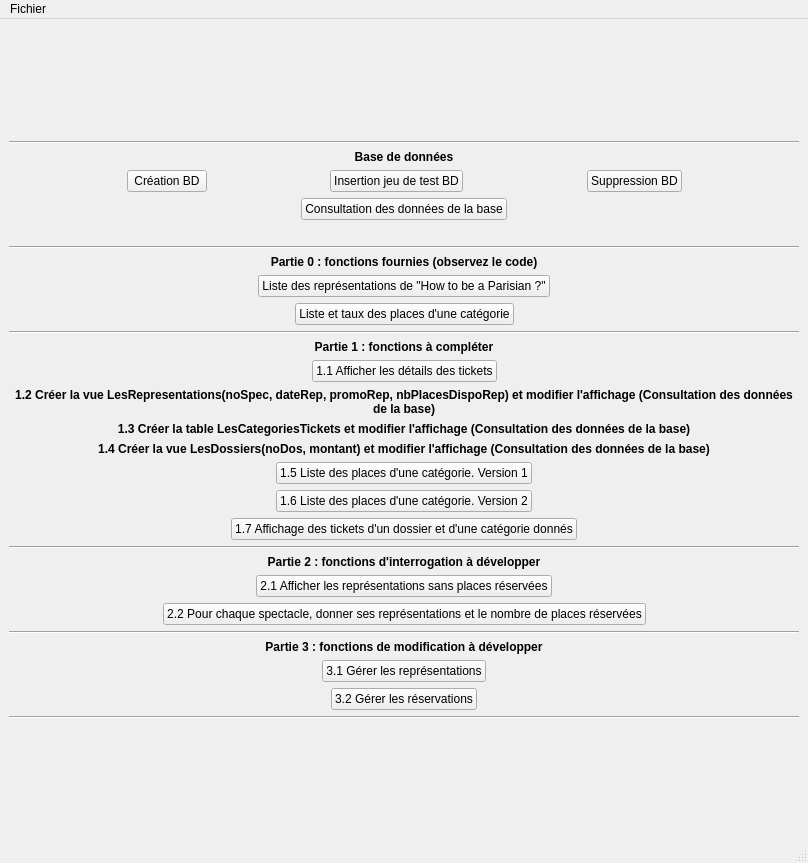
<?xml version="1.0" encoding="UTF-8"?>
<ui version="4.0">
 <class>MainWindow</class>
 <widget class="QMainWindow" name="MainWindow">
  <property name="geometry">
   <rect>
    <x>0</x>
    <y>0</y>
    <width>808</width>
    <height>863</height>
   </rect>
  </property>
  <property name="windowTitle">
   <string>Projet Théatre</string>
  </property>
  <widget class="QWidget" name="centralwidget">
   <layout class="QVBoxLayout" name="verticalLayout">
    <item>
     <spacer name="verticalSpacer_2">
      <property name="orientation">
       <enum>Qt::Vertical</enum>
      </property>
      <property name="sizeHint" stdset="0">
       <size>
        <width>20</width>
        <height>40</height>
       </size>
      </property>
     </spacer>
    </item>
    <item>
     <widget class="Line" name="line">
      <property name="orientation">
       <enum>Qt::Horizontal</enum>
      </property>
     </widget>
    </item>
    <item>
     <widget class="QLabel" name="label">
      <property name="font">
       <font>
        <weight>75</weight>
        <bold>true</bold>
       </font>
      </property>
      <property name="text">
       <string>Base de données</string>
      </property>
      <property name="alignment">
       <set>Qt::AlignCenter</set>
      </property>
     </widget>
    </item>
    <item>
     <layout class="QHBoxLayout" name="horizontalLayout">
      <item>
       <spacer name="horizontalSpacer">
        <property name="orientation">
         <enum>Qt::Horizontal</enum>
        </property>
        <property name="sizeHint" stdset="0">
         <size>
          <width>40</width>
          <height>20</height>
         </size>
        </property>
       </spacer>
      </item>
      <item>
       <widget class="QPushButton" name="pushButton">
        <property name="text">
         <string>Création BD</string>
        </property>
       </widget>
      </item>
      <item>
       <spacer name="horizontalSpacer_2">
        <property name="orientation">
         <enum>Qt::Horizontal</enum>
        </property>
        <property name="sizeHint" stdset="0">
         <size>
          <width>40</width>
          <height>20</height>
         </size>
        </property>
       </spacer>
      </item>
      <item>
       <widget class="QPushButton" name="pushButton_3">
        <property name="text">
         <string>Insertion jeu de test BD</string>
        </property>
       </widget>
      </item>
      <item>
       <spacer name="horizontalSpacer_3">
        <property name="orientation">
         <enum>Qt::Horizontal</enum>
        </property>
        <property name="sizeHint" stdset="0">
         <size>
          <width>40</width>
          <height>20</height>
         </size>
        </property>
       </spacer>
      </item>
      <item>
       <widget class="QPushButton" name="pushButton_2">
        <property name="text">
         <string>Suppression BD</string>
        </property>
       </widget>
      </item>
      <item>
       <spacer name="horizontalSpacer_4">
        <property name="orientation">
         <enum>Qt::Horizontal</enum>
        </property>
        <property name="sizeHint" stdset="0">
         <size>
          <width>40</width>
          <height>20</height>
         </size>
        </property>
       </spacer>
      </item>
     </layout>
    </item>
    <item>
     <layout class="QHBoxLayout" name="horizontalLayout_13">
      <item>
       <spacer name="horizontalSpacer_28">
        <property name="orientation">
         <enum>Qt::Horizontal</enum>
        </property>
        <property name="sizeHint" stdset="0">
         <size>
          <width>40</width>
          <height>20</height>
         </size>
        </property>
       </spacer>
      </item>
      <item>
       <widget class="QPushButton" name="pushButton_15">
        <property name="text">
         <string>Consultation des données de la base</string>
        </property>
       </widget>
      </item>
      <item>
       <spacer name="horizontalSpacer_27">
        <property name="orientation">
         <enum>Qt::Horizontal</enum>
        </property>
        <property name="sizeHint" stdset="0">
         <size>
          <width>40</width>
          <height>20</height>
         </size>
        </property>
       </spacer>
      </item>
     </layout>
    </item>
    <item>
     <widget class="QLabel" name="label_2">
      <property name="text">
       <string/>
      </property>
      <property name="alignment">
       <set>Qt::AlignCenter</set>
      </property>
     </widget>
    </item>
    <item>
     <widget class="Line" name="line_2">
      <property name="orientation">
       <enum>Qt::Horizontal</enum>
      </property>
     </widget>
    </item>
    <item>
     <widget class="QLabel" name="label_3">
      <property name="font">
       <font>
        <weight>75</weight>
        <bold>true</bold>
       </font>
      </property>
      <property name="text">
       <string>Partie 0 : fonctions fournies (observez le code)</string>
      </property>
      <property name="alignment">
       <set>Qt::AlignCenter</set>
      </property>
     </widget>
    </item>
    <item>
     <layout class="QHBoxLayout" name="horizontalLayout_2">
      <item>
       <spacer name="horizontalSpacer_7">
        <property name="orientation">
         <enum>Qt::Horizontal</enum>
        </property>
        <property name="sizeHint" stdset="0">
         <size>
          <width>40</width>
          <height>20</height>
         </size>
        </property>
       </spacer>
      </item>
      <item>
       <widget class="QPushButton" name="pushButton_4">
        <property name="text">
         <string>Liste des représentations de &quot;How to be a Parisian ?&quot;</string>
        </property>
       </widget>
      </item>
      <item>
       <spacer name="horizontalSpacer_5">
        <property name="orientation">
         <enum>Qt::Horizontal</enum>
        </property>
        <property name="sizeHint" stdset="0">
         <size>
          <width>40</width>
          <height>20</height>
         </size>
        </property>
       </spacer>
      </item>
     </layout>
    </item>
    <item>
     <layout class="QHBoxLayout" name="horizontalLayout_3">
      <item>
       <spacer name="horizontalSpacer_8">
        <property name="orientation">
         <enum>Qt::Horizontal</enum>
        </property>
        <property name="sizeHint" stdset="0">
         <size>
          <width>40</width>
          <height>20</height>
         </size>
        </property>
       </spacer>
      </item>
      <item>
       <widget class="QPushButton" name="pushButton_5">
        <property name="text">
         <string>Liste et taux des places d'une catégorie</string>
        </property>
       </widget>
      </item>
      <item>
       <spacer name="horizontalSpacer_6">
        <property name="orientation">
         <enum>Qt::Horizontal</enum>
        </property>
        <property name="sizeHint" stdset="0">
         <size>
          <width>40</width>
          <height>20</height>
         </size>
        </property>
       </spacer>
      </item>
     </layout>
    </item>
    <item>
     <widget class="Line" name="line_3">
      <property name="orientation">
       <enum>Qt::Horizontal</enum>
      </property>
     </widget>
    </item>
    <item>
     <widget class="QLabel" name="label_4">
      <property name="font">
       <font>
        <weight>75</weight>
        <bold>true</bold>
       </font>
      </property>
      <property name="text">
       <string>Partie 1 : fonctions à compléter</string>
      </property>
      <property name="alignment">
       <set>Qt::AlignCenter</set>
      </property>
     </widget>
    </item>
    <item>
     <layout class="QHBoxLayout" name="horizontalLayout_4">
      <item>
       <spacer name="horizontalSpacer_10">
        <property name="orientation">
         <enum>Qt::Horizontal</enum>
        </property>
        <property name="sizeHint" stdset="0">
         <size>
          <width>40</width>
          <height>20</height>
         </size>
        </property>
       </spacer>
      </item>
      <item>
       <widget class="QPushButton" name="pushButton_6">
        <property name="text">
         <string>1.1 Afficher les détails des tickets</string>
        </property>
       </widget>
      </item>
      <item>
       <spacer name="horizontalSpacer_9">
        <property name="orientation">
         <enum>Qt::Horizontal</enum>
        </property>
        <property name="sizeHint" stdset="0">
         <size>
          <width>40</width>
          <height>20</height>
         </size>
        </property>
       </spacer>
      </item>
     </layout>
    </item>
    <item>
     <widget class="QLabel" name="label_7">
      <property name="font">
       <font>
        <weight>75</weight>
        <bold>true</bold>
       </font>
      </property>
      <property name="text">
       <string>1.2 Créer la vue LesRepresentations(noSpec, dateRep, promoRep, nbPlacesDispoRep) et modifier l'affichage (Consultation des données de la base)</string>
      </property>
      <property name="alignment">
       <set>Qt::AlignCenter</set>
      </property>
      <property name="wordWrap">
       <bool>true</bool>
      </property>
     </widget>
    </item>
    <item>
     <widget class="QLabel" name="label_8">
      <property name="font">
       <font>
        <weight>75</weight>
        <bold>true</bold>
       </font>
      </property>
      <property name="text">
       <string>1.3 Créer la table LesCategoriesTickets et modifier l'affichage (Consultation des données de la base)</string>
      </property>
      <property name="alignment">
       <set>Qt::AlignCenter</set>
      </property>
     </widget>
    </item>
    <item>
     <widget class="QLabel" name="label_9">
      <property name="font">
       <font>
        <weight>75</weight>
        <bold>true</bold>
       </font>
      </property>
      <property name="text">
       <string>1.4 Créer la vue LesDossiers(noDos, montant) et modifier l'affichage (Consultation des données de la base)</string>
      </property>
      <property name="alignment">
       <set>Qt::AlignCenter</set>
      </property>
     </widget>
    </item>
    <item>
     <layout class="QHBoxLayout" name="horizontalLayout_5">
      <item>
       <spacer name="horizontalSpacer_12">
        <property name="orientation">
         <enum>Qt::Horizontal</enum>
        </property>
        <property name="sizeHint" stdset="0">
         <size>
          <width>40</width>
          <height>20</height>
         </size>
        </property>
       </spacer>
      </item>
      <item>
       <widget class="QPushButton" name="pushButton_7">
        <property name="text">
         <string>1.5 Liste des places d'une catégorie. Version 1</string>
        </property>
       </widget>
      </item>
      <item>
       <spacer name="horizontalSpacer_11">
        <property name="orientation">
         <enum>Qt::Horizontal</enum>
        </property>
        <property name="sizeHint" stdset="0">
         <size>
          <width>40</width>
          <height>20</height>
         </size>
        </property>
       </spacer>
      </item>
     </layout>
    </item>
    <item>
     <layout class="QHBoxLayout" name="horizontalLayout_6">
      <item>
       <spacer name="horizontalSpacer_14">
        <property name="orientation">
         <enum>Qt::Horizontal</enum>
        </property>
        <property name="sizeHint" stdset="0">
         <size>
          <width>40</width>
          <height>20</height>
         </size>
        </property>
       </spacer>
      </item>
      <item>
       <widget class="QPushButton" name="pushButton_8">
        <property name="text">
         <string>1.6 Liste des places d'une catégorie. Version 2</string>
        </property>
       </widget>
      </item>
      <item>
       <spacer name="horizontalSpacer_13">
        <property name="orientation">
         <enum>Qt::Horizontal</enum>
        </property>
        <property name="sizeHint" stdset="0">
         <size>
          <width>40</width>
          <height>20</height>
         </size>
        </property>
       </spacer>
      </item>
     </layout>
    </item>
    <item>
     <layout class="QHBoxLayout" name="horizontalLayout_7">
      <item>
       <spacer name="horizontalSpacer_16">
        <property name="orientation">
         <enum>Qt::Horizontal</enum>
        </property>
        <property name="sizeHint" stdset="0">
         <size>
          <width>40</width>
          <height>20</height>
         </size>
        </property>
       </spacer>
      </item>
      <item>
       <widget class="QPushButton" name="pushButton_9">
        <property name="text">
         <string>1.7 Affichage des tickets d'un dossier et d'une catégorie donnés</string>
        </property>
       </widget>
      </item>
      <item>
       <spacer name="horizontalSpacer_15">
        <property name="orientation">
         <enum>Qt::Horizontal</enum>
        </property>
        <property name="sizeHint" stdset="0">
         <size>
          <width>40</width>
          <height>20</height>
         </size>
        </property>
       </spacer>
      </item>
     </layout>
    </item>
    <item>
     <widget class="Line" name="line_4">
      <property name="orientation">
       <enum>Qt::Horizontal</enum>
      </property>
     </widget>
    </item>
    <item>
     <widget class="QLabel" name="label_5">
      <property name="font">
       <font>
        <weight>75</weight>
        <bold>true</bold>
       </font>
      </property>
      <property name="text">
       <string>Partie 2 : fonctions d'interrogation à développer</string>
      </property>
      <property name="alignment">
       <set>Qt::AlignCenter</set>
      </property>
     </widget>
    </item>
    <item>
     <layout class="QHBoxLayout" name="horizontalLayout_8">
      <item>
       <spacer name="horizontalSpacer_18">
        <property name="orientation">
         <enum>Qt::Horizontal</enum>
        </property>
        <property name="sizeHint" stdset="0">
         <size>
          <width>40</width>
          <height>20</height>
         </size>
        </property>
       </spacer>
      </item>
      <item>
       <widget class="QPushButton" name="pushButton_10">
        <property name="text">
         <string>2.1 Afficher les représentations sans places réservées</string>
        </property>
       </widget>
      </item>
      <item>
       <spacer name="horizontalSpacer_17">
        <property name="orientation">
         <enum>Qt::Horizontal</enum>
        </property>
        <property name="sizeHint" stdset="0">
         <size>
          <width>40</width>
          <height>20</height>
         </size>
        </property>
       </spacer>
      </item>
     </layout>
    </item>
    <item>
     <layout class="QHBoxLayout" name="horizontalLayout_9">
      <item>
       <spacer name="horizontalSpacer_20">
        <property name="orientation">
         <enum>Qt::Horizontal</enum>
        </property>
        <property name="sizeHint" stdset="0">
         <size>
          <width>40</width>
          <height>20</height>
         </size>
        </property>
       </spacer>
      </item>
      <item>
       <widget class="QPushButton" name="pushButton_11">
        <property name="text">
         <string>2.2 Pour chaque spectacle, donner ses représentations et le nombre de places réservées</string>
        </property>
       </widget>
      </item>
      <item>
       <spacer name="horizontalSpacer_19">
        <property name="orientation">
         <enum>Qt::Horizontal</enum>
        </property>
        <property name="sizeHint" stdset="0">
         <size>
          <width>40</width>
          <height>20</height>
         </size>
        </property>
       </spacer>
      </item>
     </layout>
    </item>
    <item>
     <layout class="QHBoxLayout" name="horizontalLayout_10"/>
    </item>
    <item>
     <widget class="Line" name="line_5">
      <property name="orientation">
       <enum>Qt::Horizontal</enum>
      </property>
     </widget>
    </item>
    <item>
     <widget class="QLabel" name="label_6">
      <property name="font">
       <font>
        <weight>75</weight>
        <bold>true</bold>
       </font>
      </property>
      <property name="text">
       <string>Partie 3 : fonctions de modification à développer</string>
      </property>
      <property name="alignment">
       <set>Qt::AlignCenter</set>
      </property>
     </widget>
    </item>
    <item>
     <layout class="QHBoxLayout" name="horizontalLayout_11">
      <item>
       <spacer name="horizontalSpacer_24">
        <property name="orientation">
         <enum>Qt::Horizontal</enum>
        </property>
        <property name="sizeHint" stdset="0">
         <size>
          <width>40</width>
          <height>20</height>
         </size>
        </property>
       </spacer>
      </item>
      <item>
       <widget class="QPushButton" name="pushButton_13">
        <property name="text">
         <string>3.1 Gérer les représentations</string>
        </property>
       </widget>
      </item>
      <item>
       <spacer name="horizontalSpacer_23">
        <property name="orientation">
         <enum>Qt::Horizontal</enum>
        </property>
        <property name="sizeHint" stdset="0">
         <size>
          <width>40</width>
          <height>20</height>
         </size>
        </property>
       </spacer>
      </item>
     </layout>
    </item>
    <item>
     <layout class="QHBoxLayout" name="horizontalLayout_12">
      <item>
       <spacer name="horizontalSpacer_26">
        <property name="orientation">
         <enum>Qt::Horizontal</enum>
        </property>
        <property name="sizeHint" stdset="0">
         <size>
          <width>40</width>
          <height>20</height>
         </size>
        </property>
       </spacer>
      </item>
      <item>
       <widget class="QPushButton" name="pushButton_14">
        <property name="text">
         <string>3.2 Gérer les réservations</string>
        </property>
       </widget>
      </item>
      <item>
       <spacer name="horizontalSpacer_25">
        <property name="orientation">
         <enum>Qt::Horizontal</enum>
        </property>
        <property name="sizeHint" stdset="0">
         <size>
          <width>40</width>
          <height>20</height>
         </size>
        </property>
       </spacer>
      </item>
     </layout>
    </item>
    <item>
     <widget class="Line" name="line_6">
      <property name="orientation">
       <enum>Qt::Horizontal</enum>
      </property>
     </widget>
    </item>
    <item>
     <spacer name="verticalSpacer">
      <property name="orientation">
       <enum>Qt::Vertical</enum>
      </property>
      <property name="sizeHint" stdset="0">
       <size>
        <width>20</width>
        <height>40</height>
       </size>
      </property>
     </spacer>
    </item>
   </layout>
  </widget>
  <widget class="QMenuBar" name="menubar">
   <property name="geometry">
    <rect>
     <x>0</x>
     <y>0</y>
     <width>808</width>
     <height>27</height>
    </rect>
   </property>
   <widget class="QMenu" name="menuFiles">
    <property name="title">
     <string>Fichier</string>
    </property>
    <addaction name="actionQuitter"/>
   </widget>
   <addaction name="menuFiles"/>
  </widget>
  <widget class="QStatusBar" name="statusbar"/>
  <action name="actionQuitter">
   <property name="text">
    <string>Quitter</string>
   </property>
  </action>
 </widget>
 <resources/>
 <connections>
  <connection>
   <sender>actionQuitter</sender>
   <signal>triggered()</signal>
   <receiver>MainWindow</receiver>
   <slot>close()</slot>
   <hints>
    <hint type="sourcelabel">
     <x>-1</x>
     <y>-1</y>
    </hint>
    <hint type="destinationlabel">
     <x>399</x>
     <y>299</y>
    </hint>
   </hints>
  </connection>
  <connection>
   <sender>pushButton</sender>
   <signal>clicked()</signal>
   <receiver>MainWindow</receiver>
   <slot>createDB()</slot>
   <hints>
    <hint type="sourcelabel">
     <x>156</x>
     <y>85</y>
    </hint>
    <hint type="destinationlabel">
     <x>135</x>
     <y>130</y>
    </hint>
   </hints>
  </connection>
  <connection>
   <sender>pushButton_3</sender>
   <signal>clicked()</signal>
   <receiver>MainWindow</receiver>
   <slot>insertDB()</slot>
   <hints>
    <hint type="sourcelabel">
     <x>356</x>
     <y>85</y>
    </hint>
    <hint type="destinationlabel">
     <x>388</x>
     <y>127</y>
    </hint>
   </hints>
  </connection>
  <connection>
   <sender>pushButton_2</sender>
   <signal>clicked()</signal>
   <receiver>MainWindow</receiver>
   <slot>deleteDB()</slot>
   <hints>
    <hint type="sourcelabel">
     <x>516</x>
     <y>85</y>
    </hint>
    <hint type="destinationlabel">
     <x>598</x>
     <y>139</y>
    </hint>
   </hints>
  </connection>
  <connection>
   <sender>pushButton_15</sender>
   <signal>clicked()</signal>
   <receiver>MainWindow</receiver>
   <slot>openData()</slot>
   <hints>
    <hint type="sourcelabel">
     <x>469</x>
     <y>156</y>
    </hint>
    <hint type="destinationlabel">
     <x>498</x>
     <y>183</y>
    </hint>
   </hints>
  </connection>
  <connection>
   <sender>pushButton_4</sender>
   <signal>clicked()</signal>
   <receiver>MainWindow</receiver>
   <slot>open_fct_fournie_1()</slot>
   <hints>
    <hint type="sourcelabel">
     <x>385</x>
     <y>263</y>
    </hint>
    <hint type="destinationlabel">
     <x>79</x>
     <y>174</y>
    </hint>
   </hints>
  </connection>
  <connection>
   <sender>pushButton_5</sender>
   <signal>clicked()</signal>
   <receiver>MainWindow</receiver>
   <slot>open_fct_fournie_2()</slot>
   <hints>
    <hint type="sourcelabel">
     <x>450</x>
     <y>305</y>
    </hint>
    <hint type="destinationlabel">
     <x>116</x>
     <y>221</y>
    </hint>
   </hints>
  </connection>
  <connection>
   <sender>pushButton_6</sender>
   <signal>clicked()</signal>
   <receiver>MainWindow</receiver>
   <slot>open_fct_comp_1()</slot>
   <hints>
    <hint type="sourcelabel">
     <x>448</x>
     <y>386</y>
    </hint>
    <hint type="destinationlabel">
     <x>515</x>
     <y>274</y>
    </hint>
   </hints>
  </connection>
  <connection>
   <sender>pushButton_7</sender>
   <signal>clicked()</signal>
   <receiver>MainWindow</receiver>
   <slot>open_fct_comp_2()</slot>
   <hints>
    <hint type="sourcelabel">
     <x>488</x>
     <y>428</y>
    </hint>
    <hint type="destinationlabel">
     <x>576</x>
     <y>305</y>
    </hint>
   </hints>
  </connection>
  <connection>
   <sender>pushButton_8</sender>
   <signal>clicked()</signal>
   <receiver>MainWindow</receiver>
   <slot>open_fct_comp_3()</slot>
   <hints>
    <hint type="sourcelabel">
     <x>489</x>
     <y>470</y>
    </hint>
    <hint type="destinationlabel">
     <x>551</x>
     <y>342</y>
    </hint>
   </hints>
  </connection>
  <connection>
   <sender>pushButton_9</sender>
   <signal>clicked()</signal>
   <receiver>MainWindow</receiver>
   <slot>open_fct_comp_4()</slot>
   <hints>
    <hint type="sourcelabel">
     <x>534</x>
     <y>512</y>
    </hint>
    <hint type="destinationlabel">
     <x>521</x>
     <y>367</y>
    </hint>
   </hints>
  </connection>
  <connection>
   <sender>pushButton_10</sender>
   <signal>clicked()</signal>
   <receiver>MainWindow</receiver>
   <slot>open_fct_int_1()</slot>
   <hints>
    <hint type="sourcelabel">
     <x>373</x>
     <y>614</y>
    </hint>
    <hint type="destinationlabel">
     <x>373</x>
     <y>431</y>
    </hint>
   </hints>
  </connection>
  <connection>
   <sender>pushButton_11</sender>
   <signal>clicked()</signal>
   <receiver>MainWindow</receiver>
   <slot>open_fct_int_2()</slot>
   <hints>
    <hint type="sourcelabel">
     <x>373</x>
     <y>614</y>
    </hint>
    <hint type="destinationlabel">
     <x>373</x>
     <y>431</y>
    </hint>
   </hints>
  </connection>
  <connection>
   <sender>pushButton_13</sender>
   <signal>clicked()</signal>
   <receiver>MainWindow</receiver>
   <slot>open_fct_mod_1()</slot>
   <hints>
    <hint type="sourcelabel">
     <x>373</x>
     <y>614</y>
    </hint>
    <hint type="destinationlabel">
     <x>373</x>
     <y>431</y>
    </hint>
   </hints>
  </connection>
  <connection>
   <sender>pushButton_14</sender>
   <signal>clicked()</signal>
   <receiver>MainWindow</receiver>
   <slot>open_fct_mod_2()</slot>
   <hints>
    <hint type="sourcelabel">
     <x>403</x>
     <y>759</y>
    </hint>
    <hint type="destinationlabel">
     <x>403</x>
     <y>431</y>
    </hint>
   </hints>
  </connection>
 </connections>
 <slots>
  <slot>createDB()</slot>
  <slot>insertDB()</slot>
  <slot>deleteDB()</slot>
  <slot>openData()</slot>
  <slot>openAddUser()</slot>
  <slot>openDelUser()</slot>
  <slot>open_fct_int_1()</slot>
  <slot>open_fct_int_2()</slot>
  <slot>open_fct_fournie_1()</slot>
  <slot>open_fct_fournie_2()</slot>
  <slot>open_fct_comp_1()</slot>
  <slot>open_fct_comp_2()</slot>
  <slot>open_fct_comp_3()</slot>
  <slot>open_fct_comp_4()</slot>
  <slot>open_fct_mod_1()</slot>
  <slot>open_fct_mod_2()</slot>
 </slots>
</ui>
